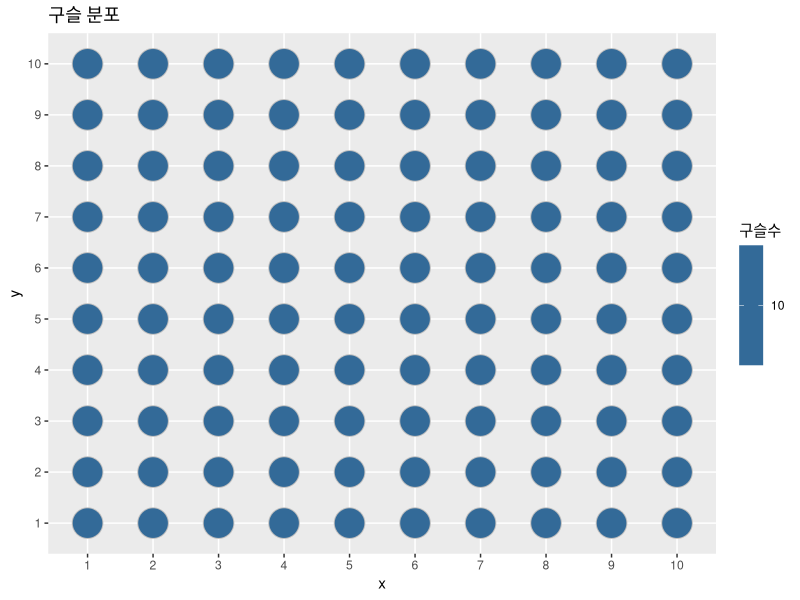
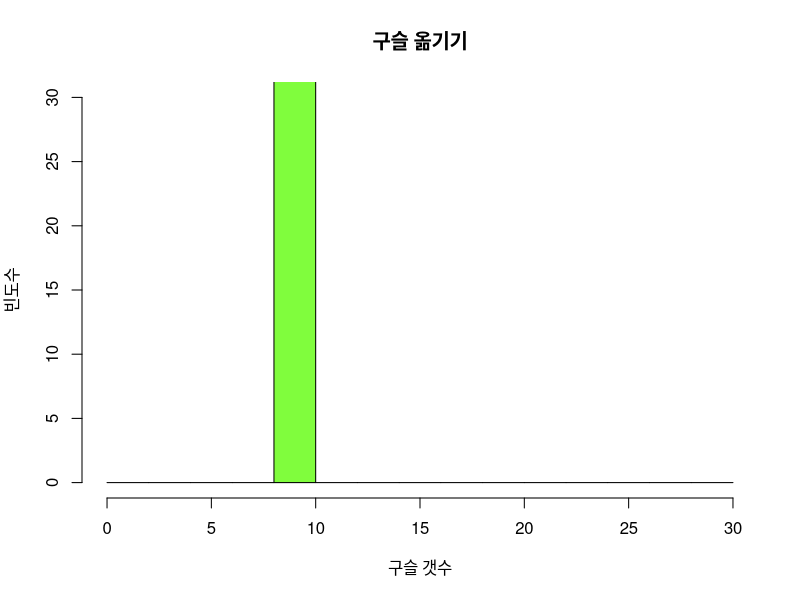
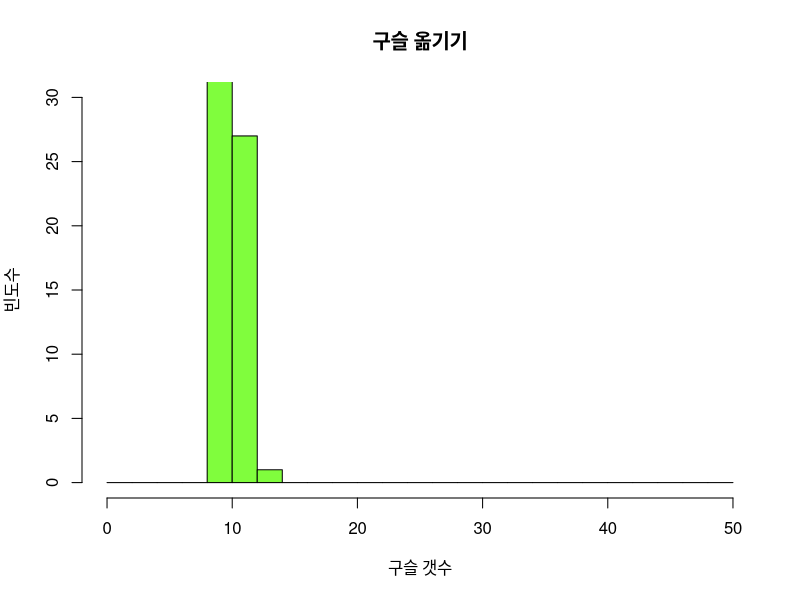
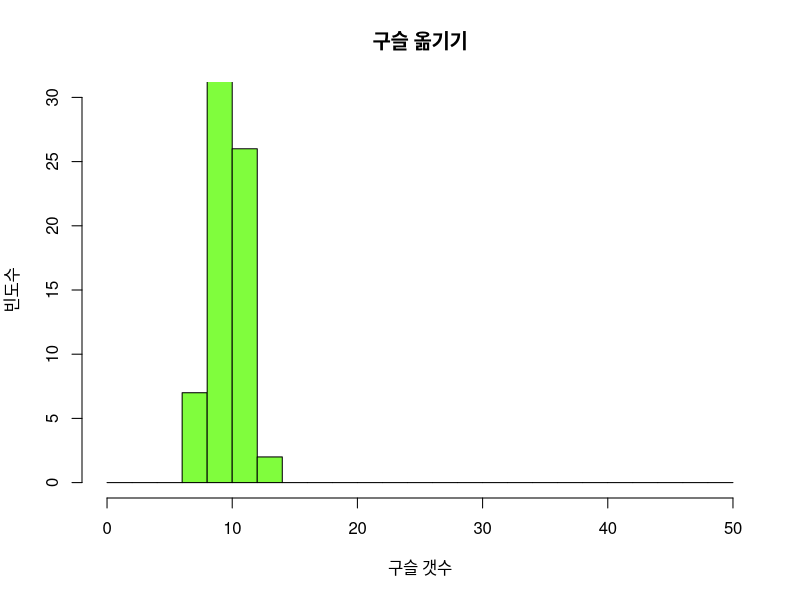
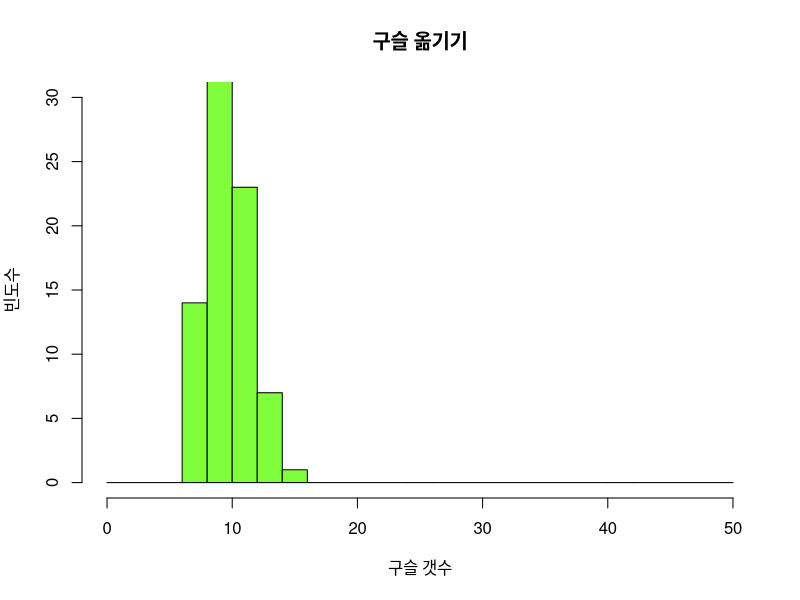
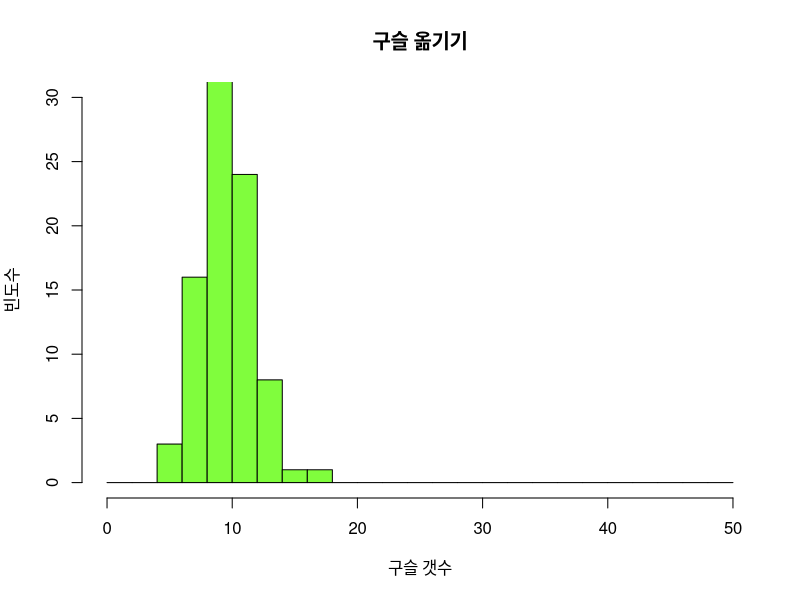
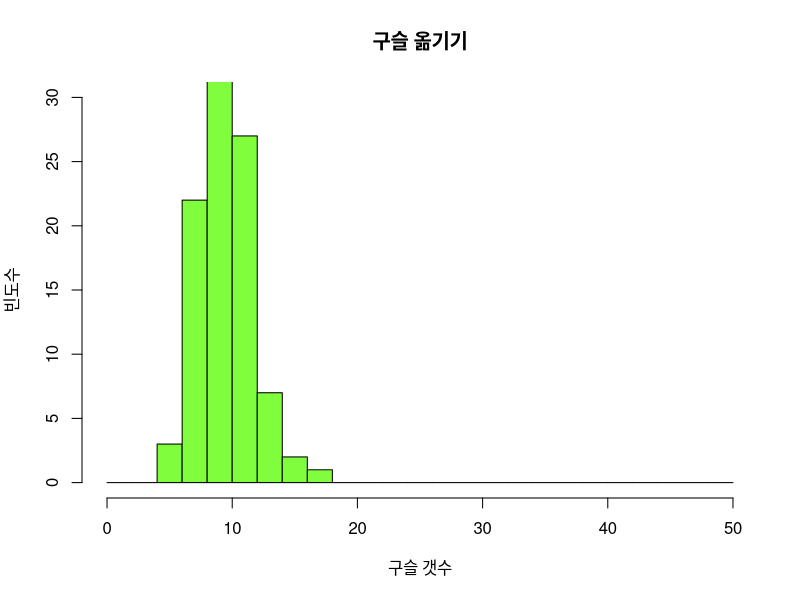
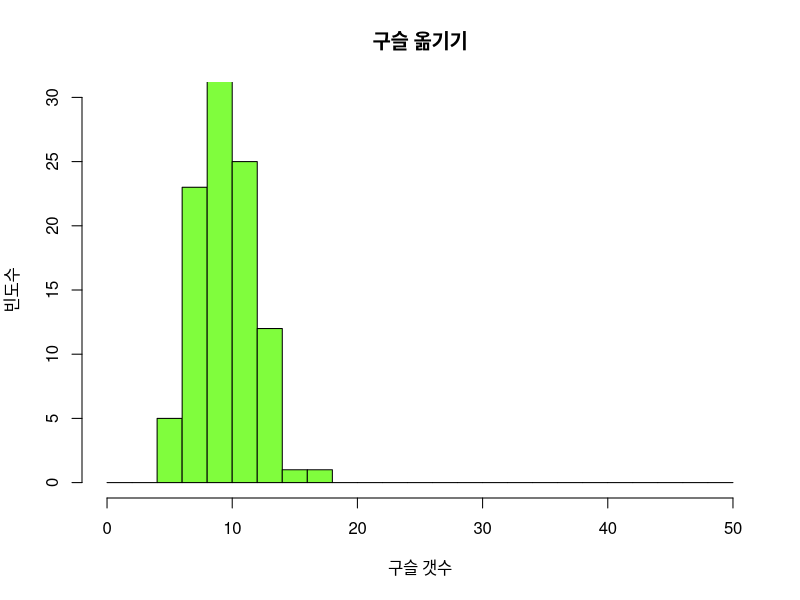

These figures' R source, in order:
# Ball_simulation

## ggplot2 로드하기 ###

library(ggplot2)

## 1~10까지 random 숫자를 x 좌표 1000개, y좌표 1000개를 뽑아서 a1, a2에 넣기 ####

#1000개의 구술에 x,y 좌표 이름 붙이기 (랜덤)
a1<-round(runif(1000)*9)+1
a2<-round(runif(1000)*9)+1

#1000개의 구술에 x,y 좌표 이름 붙이기 (일정)
a1<-rep(c(1:10),100)
a2<-rep(1:10,each=100)


##a1, a2를 각각 x,y 좌표로 해서 matrix로 만들어서 m에 넣기 ####

m<-data.frame(cbind(a1,a2))

## x, y에 각각 몇개씩의 구슬이 들어있는지 y로 구하고 이것을 data.frame으로 만들어서 z에 넣기 ####

y<-table(m$a1,m$a2)

z<-data.frame(y)

## 구슬의 개수만큼 원의 사이즈를 비례하게 만들어서 x,y matrix에 표시하기 ####

ggplot(z,aes(x=Var1,y=Var2,fill=z$Freq))+geom_point(colour="grey",shape=21,size=z$Freq)+ xlab('x')+ylab('y')+ggtitle('구슬 분포')+labs(fill='구슬수')

## 구슬의 개수 히스토그램 그리기 ####

hist(y,main="구슬 옮기기", ylim=c(0,30), xlab="구슬 갯수", ylab="빈도수",col="#80fd3d", breaks=seq(0, 30, 2))

## 한칸씩 욺직이며 구슬 옮기기, 옮기는 횟수를 100번하기 ###

for (l in c(1:100)){
  
  for (i in c(1:10)){
    
    for (j in c(1:10)) { 
      
      ## 구슬을 1개 이상일 때만 옮기기 ##
      
      if (y[i,j]>0){ 
        
        ### 옮기는 구슬의 개수 정하기 t ###
        
        t<-1
        
        ### 구슬을 옮길 때 상/하/좌/우 네가지 경우의 수를 임의로 정하기 k ###
        
        k<-(round(runif(1)*9)+1)%%4
        
        ## 옮기는 칸의 구슬은 t만큼 수를 줄이기
        
        y[i,j]<-y[i,j]-t    
        
        ## k=0 이면 왼쪽으로 구슬 t개를 주기 ##
        
        if(k==0){
          
          if(i==1){
            
            y[i+9,j]=y[i+9,j]+t }
          
          else {
            
            y[i-1,j] = y[i-1,j] + t
            
          }
          
        }
        
        ## k=1 이면 오른쪽으로 구슬 t개를 주기 ##
        
        else if(k==1){
          
          if(i==10){
            
            y[i-9,j]=y[i-9,j]+t }
          
          else {
            
            y[i+1,j] = y[i+1,j] + t
            
          }
          
        }
        
        ## k=2 이면 윗쪽으로 구슬 t개를 주기 ##
        
        else if(k==2){
          
          if(j==1){
            
            y[i,j+9]=y[i,j+9]+t }
          
          else {
            
            y[i,j-1] = y[i,j-1] + t
            
          }
          
        }
        
        ## k=3 이면 아래쪽으로 구슬 t개를 주기 ##
        
        else if(k==3){
          
          if(j==10){
            
            y[i,j-9]=y[i,j-9]+t }
          
          else {
            
            y[i,j+1] = y[i,j+1] + t
            
          }
          
        }
        
      }
      
    }
    
  }
  
  ## 구슬의 개수 히스토그램 그리기 ####

  hist(y,main="구슬 옮기기", ylim=c(0,30), xlab="구슬 갯수", ylab="빈도수",col="#80fd3d", breaks=seq(0, 50, 2)) 
  
  ## 히스토그램 변화를 보기 위하여 지연 시간 0.1초씩 주기 ###
  
  Sys.sleep(0.1) 
  
}




## 최종 결과 보여주기  히스토그램 ##

hist(y,main="구슬 옮기기", ylim=c(0,30), xlab="구슬 갯수", ylab="빈도수",col="#80fd3d", breaks=seq(0, 50, 2))

## 구슬의 개수만큼 원의 사이즈를 비례하게 만들어서 x,y matrix에 표시하기 ####

z<-data.frame(y)

ggplot(z,aes(x=Var1,y=Var2,fill=z$Freq))+geom_point(colour="grey",shape=21,size=z$Freq)+ xlab('x')+ylab('y')+ggtitle('구슬 분포')+labs(fill='구슬수')

## 정규성 검사하기 ##

shapiro.test(y)

